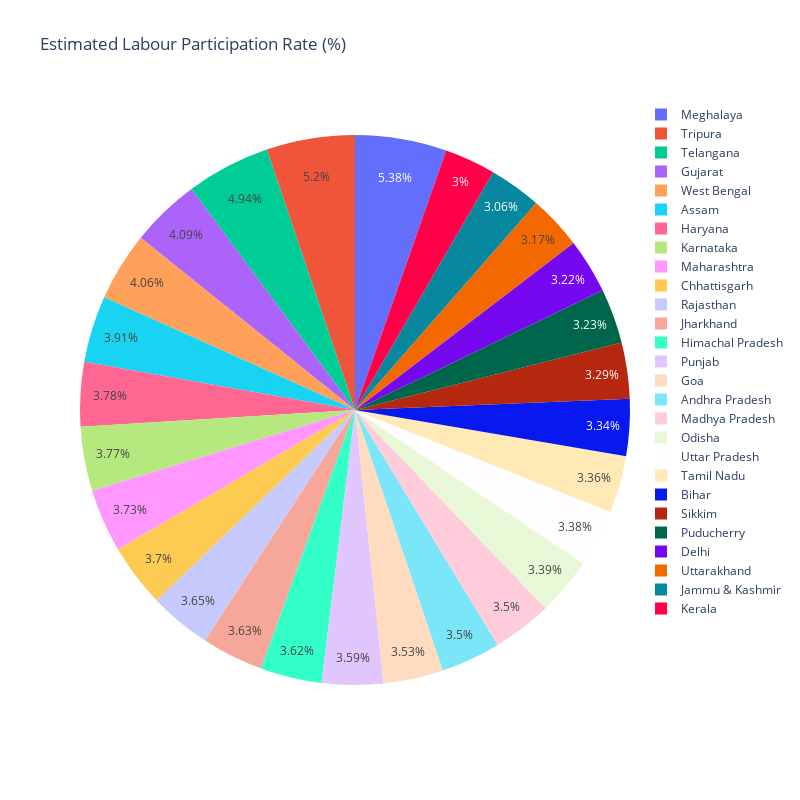

The notebook cell saved with this chart:
### Code cell
values=df[' Estimated Labour Participation Rate (%)']
category=df['Region']

fig=px.pie(df , values=values , names=category  , title='Estimated Labour Participation Rate (%)')
fig.update_layout(
    autosize=False,
    width=800,
    height=800
)

### Figure 1 — Plotly figure (JSON) as saved in the notebook; plotly's stock layout.template omitted (floating-point values rounded to 4 significant figures; data arrays with more than 128 entries replaced by an {"elided": "..."} marker saying what was removed)
{"data": [{"domain": {"x": [0, 1], "y": [0, 1]}, "hovertemplate": "Region=%{label}<br> Estimated Labour Participation Rate (%)=%{value}<extra></extra>", "labels": {"elided": "267 str values"}, "legendgroup": "", "name": "", "showlegend": true, "type": "pie", "values": {"elided": "267 float values"}}], "layout": {"autosize": false, "height": 800, "legend": {"tracegroupgap": 0}, "title": {"text": "Estimated Labour Participation Rate (%)"}, "width": 800}}
